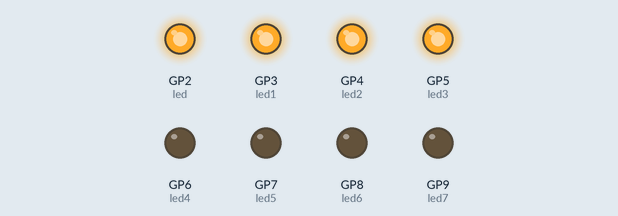
The program below on a simulated Raspberry Pi Pico running MicroPython. On the bench: output pins drawn as LEDs (lit = HIGH).

Above: at 0.2 s.
At 1.2 s:
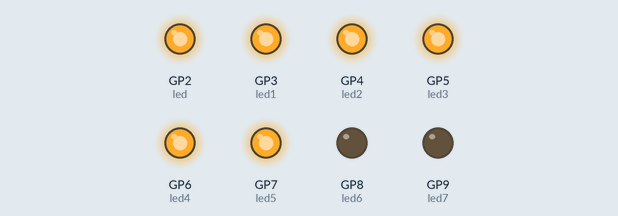
At 1.7 s:
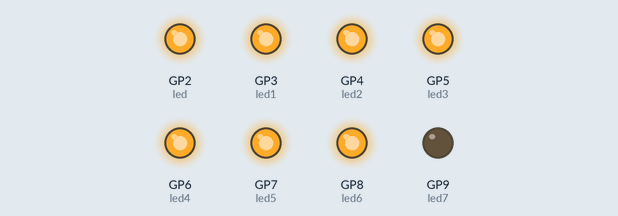
At 2.7 s:
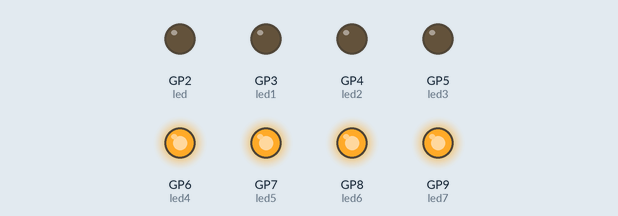
At 4.2 s:
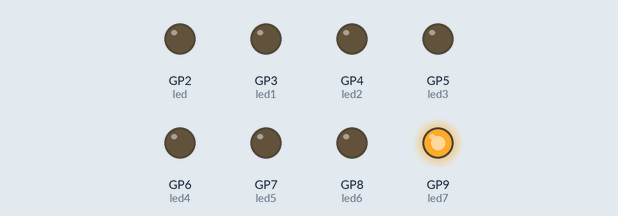
At 5.7 s:
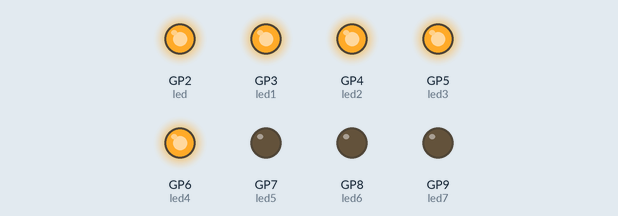
Timing chart, 0 to 6.5 s (numbered marks = the images above):
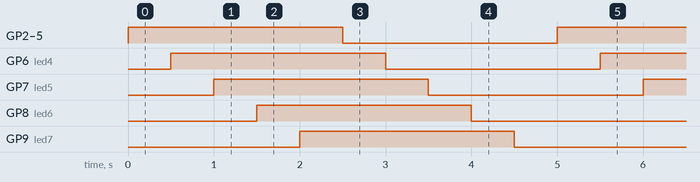

Measured:
- by itself, GP2 (led), GP3 (led1), GP4 (led2), GP5 (led3), GP6 (led4), GP7 (led5), GP8 (led6), GP9 (led7): alternates HIGH for 2.5 s and LOW for 2.5 s
- by itself, everything shown: repeats every 5.0 s, in 10 steps

The program:

led_loop.py
```python
import machine
import utime

led = machine.Pin(2, machine.Pin.OUT)
led1 = machine.Pin(3, machine.Pin.OUT)
led2 = machine.Pin(4, machine.Pin.OUT)
led3 = machine.Pin(5, machine.Pin.OUT)

led4 = machine.Pin(6, machine.Pin.OUT)
led5 = machine.Pin(7, machine.Pin.OUT)
led6 = machine.Pin(8, machine.Pin.OUT)
led7 = machine.Pin(9, machine.Pin.OUT)

while True:
     led.toggle()
     led1.toggle()
     led2.toggle()
     led3.toggle()
     utime.sleep(0.5)

     led4.toggle()
     utime.sleep(0.5)
     led5.toggle()
     utime.sleep(0.5)
     led6.toggle()
     utime.sleep(0.5)
     led7.toggle()
     utime.sleep(0.5)
```
